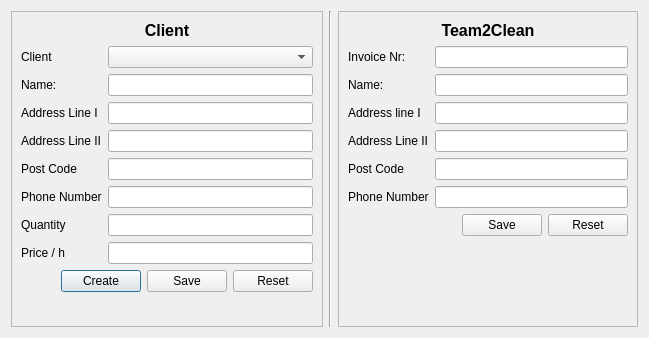
<?xml version="1.0" encoding="UTF-8"?>
<ui version="4.0">
 <class>SettingsDialog</class>
 <widget class="QDialog" name="SettingsDialog">
  <property name="geometry">
   <rect>
    <x>0</x>
    <y>0</y>
    <width>649</width>
    <height>338</height>
   </rect>
  </property>
  <property name="sizePolicy">
   <sizepolicy hsizetype="Expanding" vsizetype="Expanding">
    <horstretch>0</horstretch>
    <verstretch>0</verstretch>
   </sizepolicy>
  </property>
  <property name="windowTitle">
   <string>Settings</string>
  </property>
  <property name="modal">
   <bool>true</bool>
  </property>
  <layout class="QHBoxLayout" name="horizontalLayout">
   <item>
    <widget class="QFrame" name="ClientFrame">
     <property name="frameShape">
      <enum>QFrame::StyledPanel</enum>
     </property>
     <property name="frameShadow">
      <enum>QFrame::Raised</enum>
     </property>
     <layout class="QVBoxLayout" name="verticalLayout">
      <item>
       <widget class="QLabel" name="label">
        <property name="font">
         <font>
          <pointsize>12</pointsize>
          <weight>75</weight>
          <bold>true</bold>
         </font>
        </property>
        <property name="text">
         <string>Client</string>
        </property>
        <property name="alignment">
         <set>Qt::AlignCenter</set>
        </property>
       </widget>
      </item>
      <item>
       <layout class="QFormLayout" name="formLayout">
        <item row="0" column="0">
         <widget class="QLabel" name="label_2">
          <property name="text">
           <string>Client</string>
          </property>
         </widget>
        </item>
        <item row="0" column="1">
         <widget class="QComboBox" name="client_combobox"/>
        </item>
        <item row="1" column="0">
         <widget class="QLabel" name="label_3">
          <property name="text">
           <string>Name:</string>
          </property>
         </widget>
        </item>
        <item row="1" column="1">
         <widget class="QLineEdit" name="clientNameLineEdit"/>
        </item>
        <item row="2" column="0">
         <widget class="QLabel" name="label_4">
          <property name="text">
           <string>Address Line I</string>
          </property>
         </widget>
        </item>
        <item row="2" column="1">
         <widget class="QLineEdit" name="clientAddressLineIlineEdit"/>
        </item>
        <item row="3" column="0">
         <widget class="QLabel" name="label_5">
          <property name="text">
           <string>Address Line II</string>
          </property>
         </widget>
        </item>
        <item row="3" column="1">
         <widget class="QLineEdit" name="clientAddressLineIIlineEdit"/>
        </item>
        <item row="4" column="0">
         <widget class="QLabel" name="label_6">
          <property name="text">
           <string>Post Code</string>
          </property>
         </widget>
        </item>
        <item row="4" column="1">
         <widget class="QLineEdit" name="clientPostCodelineEdit"/>
        </item>
        <item row="5" column="0">
         <widget class="QLabel" name="label_7">
          <property name="text">
           <string>Phone Number</string>
          </property>
         </widget>
        </item>
        <item row="5" column="1">
         <widget class="QLineEdit" name="clientPhoneNumberlineEdit"/>
        </item>
        <item row="6" column="0">
         <widget class="QLabel" name="label_8">
          <property name="text">
           <string>Quantity</string>
          </property>
         </widget>
        </item>
        <item row="6" column="1">
         <widget class="QLineEdit" name="clientQuantitylineEdit"/>
        </item>
        <item row="7" column="0">
         <widget class="QLabel" name="label_9">
          <property name="text">
           <string>Price / h</string>
          </property>
         </widget>
        </item>
        <item row="7" column="1">
         <widget class="QLineEdit" name="clientPricelineEdit"/>
        </item>
       </layout>
      </item>
      <item>
       <layout class="QHBoxLayout" name="horizontalLayout_2">
        <item>
         <spacer name="horizontalSpacer">
          <property name="orientation">
           <enum>Qt::Horizontal</enum>
          </property>
          <property name="sizeHint" stdset="0">
           <size>
            <width>40</width>
            <height>20</height>
           </size>
          </property>
         </spacer>
        </item>
        <item>
         <widget class="QPushButton" name="clientCreateButton">
          <property name="text">
           <string>Create</string>
          </property>
         </widget>
        </item>
        <item>
         <widget class="QPushButton" name="clientSaveButton">
          <property name="text">
           <string>Save</string>
          </property>
         </widget>
        </item>
        <item>
         <widget class="QPushButton" name="clientResetButton">
          <property name="text">
           <string>Reset</string>
          </property>
         </widget>
        </item>
       </layout>
      </item>
      <item>
       <spacer name="verticalSpacer">
        <property name="orientation">
         <enum>Qt::Vertical</enum>
        </property>
        <property name="sizeHint" stdset="0">
         <size>
          <width>20</width>
          <height>40</height>
         </size>
        </property>
       </spacer>
      </item>
     </layout>
    </widget>
   </item>
   <item>
    <widget class="Line" name="line">
     <property name="orientation">
      <enum>Qt::Vertical</enum>
     </property>
    </widget>
   </item>
   <item>
    <widget class="QFrame" name="Team2CleanFrame">
     <property name="frameShape">
      <enum>QFrame::StyledPanel</enum>
     </property>
     <property name="frameShadow">
      <enum>QFrame::Raised</enum>
     </property>
     <layout class="QVBoxLayout" name="verticalLayout_2">
      <item>
       <widget class="QLabel" name="label_10">
        <property name="font">
         <font>
          <pointsize>12</pointsize>
          <weight>75</weight>
          <bold>true</bold>
         </font>
        </property>
        <property name="text">
         <string>Team2Clean</string>
        </property>
        <property name="alignment">
         <set>Qt::AlignCenter</set>
        </property>
       </widget>
      </item>
      <item>
       <layout class="QFormLayout" name="formLayout_2">
        <item row="0" column="0">
         <widget class="QLabel" name="label_11">
          <property name="text">
           <string>Invoice Nr:</string>
          </property>
         </widget>
        </item>
        <item row="0" column="1">
         <widget class="QLineEdit" name="t2cInvoiceNumberlineEdit"/>
        </item>
        <item row="1" column="0">
         <widget class="QLabel" name="label_12">
          <property name="text">
           <string>Name:</string>
          </property>
         </widget>
        </item>
        <item row="1" column="1">
         <widget class="QLineEdit" name="t2cNamelineEdit"/>
        </item>
        <item row="2" column="0">
         <widget class="QLabel" name="label_13">
          <property name="text">
           <string>Address line I</string>
          </property>
         </widget>
        </item>
        <item row="2" column="1">
         <widget class="QLineEdit" name="t2cAddressLineIlineEdit"/>
        </item>
        <item row="3" column="0">
         <widget class="QLabel" name="label_14">
          <property name="text">
           <string>Address Line II</string>
          </property>
         </widget>
        </item>
        <item row="3" column="1">
         <widget class="QLineEdit" name="t2cLineAddressIIlineEdit"/>
        </item>
        <item row="4" column="0">
         <widget class="QLabel" name="label_15">
          <property name="text">
           <string>Post Code</string>
          </property>
         </widget>
        </item>
        <item row="4" column="1">
         <widget class="QLineEdit" name="t2cPostCode"/>
        </item>
        <item row="5" column="0">
         <widget class="QLabel" name="label_16">
          <property name="text">
           <string>Phone Number</string>
          </property>
         </widget>
        </item>
        <item row="5" column="1">
         <widget class="QLineEdit" name="t2cPhoneNumberlineEdit"/>
        </item>
       </layout>
      </item>
      <item>
       <layout class="QHBoxLayout" name="horizontalLayout_3">
        <item>
         <spacer name="horizontalSpacer_2">
          <property name="orientation">
           <enum>Qt::Horizontal</enum>
          </property>
          <property name="sizeHint" stdset="0">
           <size>
            <width>40</width>
            <height>20</height>
           </size>
          </property>
         </spacer>
        </item>
        <item>
         <widget class="QPushButton" name="t2cSaveButton">
          <property name="text">
           <string>Save</string>
          </property>
         </widget>
        </item>
        <item>
         <widget class="QPushButton" name="t2cResetButton">
          <property name="text">
           <string>Reset</string>
          </property>
         </widget>
        </item>
       </layout>
      </item>
      <item>
       <spacer name="verticalSpacer_2">
        <property name="orientation">
         <enum>Qt::Vertical</enum>
        </property>
        <property name="sizeHint" stdset="0">
         <size>
          <width>20</width>
          <height>40</height>
         </size>
        </property>
       </spacer>
      </item>
     </layout>
    </widget>
   </item>
  </layout>
 </widget>
 <resources/>
 <connections/>
</ui>
